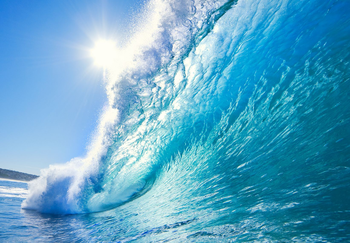
#> input picture wave.png, 350 x 243 px, found by its file name
$ python quiz_test_2d.py
#> lines starting #> are read from the running program, lines starting #| are printed output that depends on the picture
import cv2
import numpy as np
from matplotlib import pyplot as plt

img = cv2.imread("wave.png")
#> img is the input picture: shape (243, 350, 3); mean B, G, R 199.1, 166.5, 93.5

channels = cv2.split(img)
colors = ("b","g","r")

#Beräkna histogramet för kanalerna,  [ [1], [2] ] Dvs grönt, rött, ange kanalerna, [0, 1] eftersom de är de enda kanaler som kommer finnas.
#Ingen mask, VIKTIGT - MÅSTE ANGE Bins för både X och Y-led, samt ranges för både X och Y-led
hist = cv2.calcHist([channels[1], channels[2]],[0,1], None, [8, 8], [0, 256, 0, 256])

#figure används om man vill måla en 2DImensionell figur, istället för en vanlig graf.
fig = plt.figure()

ax = fig.add_subplot(132)

p = ax.imshow(hist, interpolation="nearest")
#Sätter titeln för histogrammet
ax.set_title("2D color Histogram for G and R")
#Colorbar visar baren som visar färgerna, vilka som är starka och svaga.
plt.colorbar(p)
#visar grafen när den är klar
plt.show()
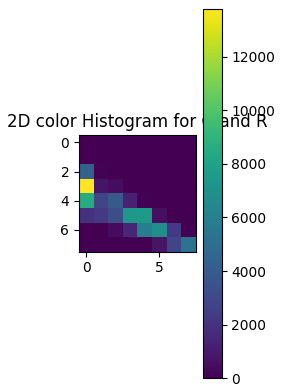
#> figure drawn by matplotlib, 2 panels

$ run again, with coins.jpg saved as wave.png
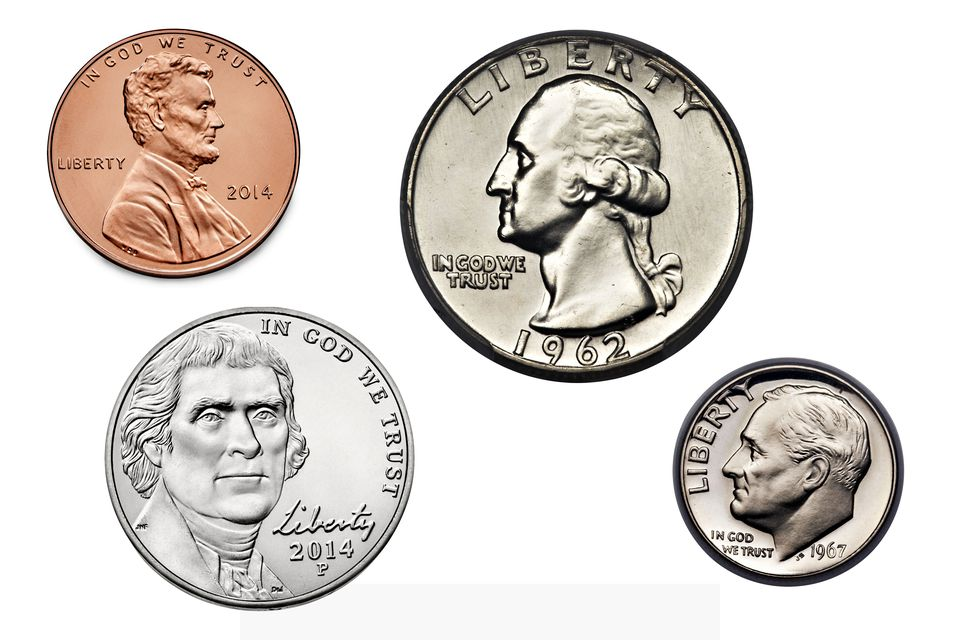
#> input picture coins.jpg, 960 x 640 px, found by its file name
#> img is the input picture: shape (640, 960, 3); mean B, G, R 209.2, 214, 219.6
#> `plt.show()`:
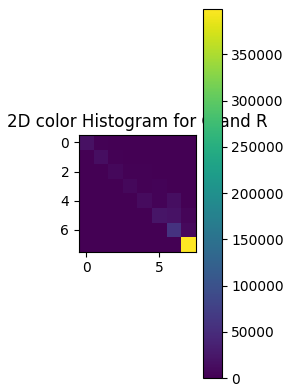
#> figure drawn by matplotlib, 2 panels
